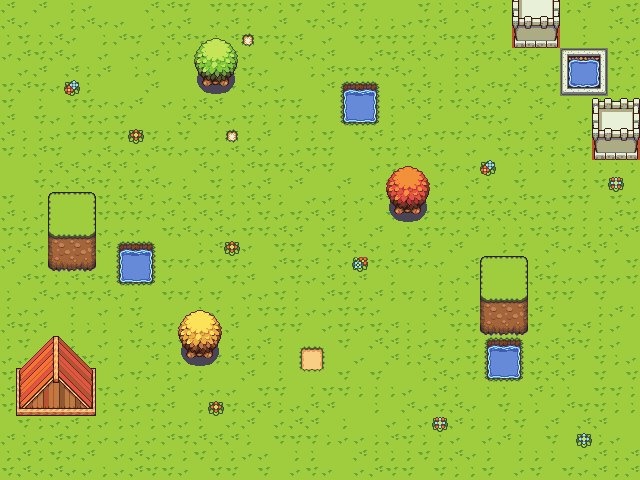

Tiled map render using the project's own tile images. Description and the map definition, with tile-layer contents summarised, below:
An orthogonal 40x30 tile map with 16x16 px tiles, 3 tile layers (Background, Terrain, Trees).

<map version="1.10" tiledversion="1.10.2" orientation="orthogonal" renderorder="right-down" width="40" height="30" tilewidth="16" tileheight="16" infinite="0" nextlayerid="4" nextobjectid="1">
 <tileset firstgid="1" name="tileset" tilewidth="16" tileheight="16" tilecount="2112" columns="33">
  <image source="tileset.png" trans="000000" width="528" height="1024" />
 </tileset>
 <layer id="1" name="Background" width="40" height="30">
  <data>[1200 cells, 1200 non-empty, 5 distinct tile ids]</data>
 </layer>
 <layer id="2" name="Terrain" width="40" height="30">
  <data>[1200 cells, 1200 non-empty, 90 distinct tile ids]</data>
 </layer>
 <layer id="3" name="Trees" width="40" height="30">
  <data>[1200 cells, 36 non-empty, 36 distinct tile ids]</data>
 </layer>
</map>
